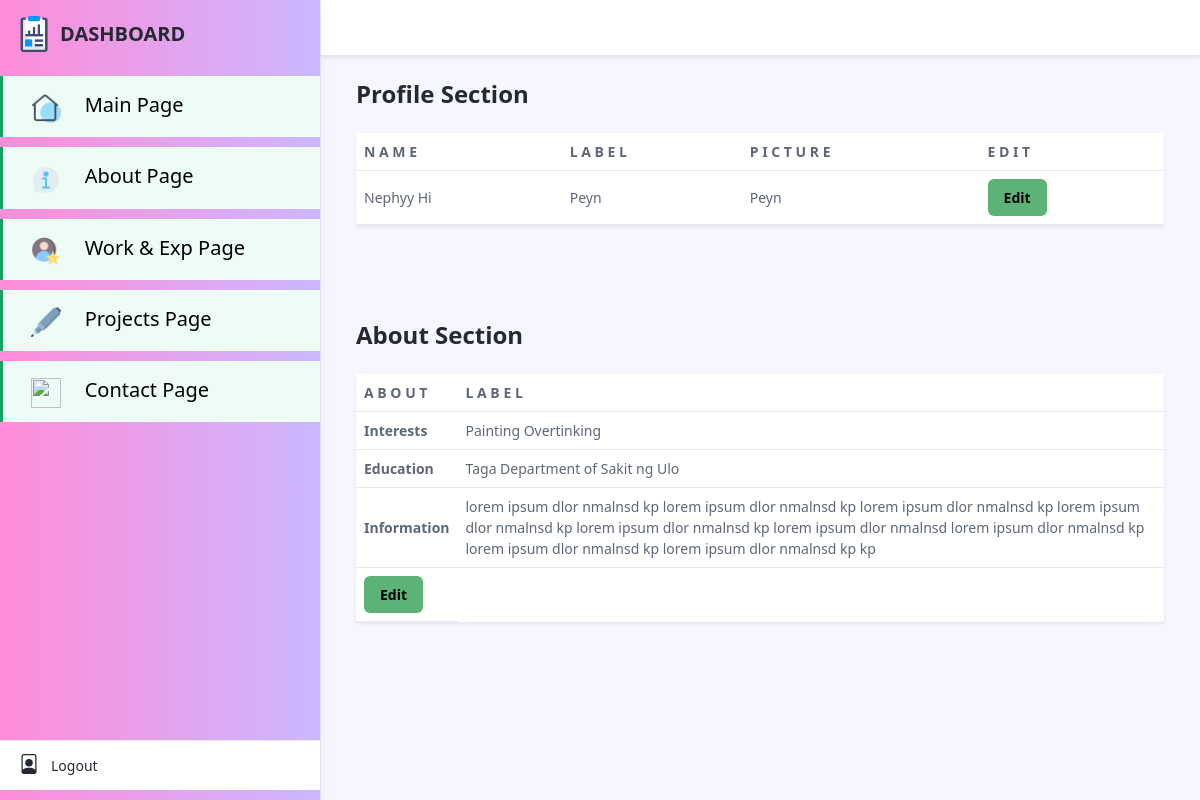
The app's page /admin/index.php with its own data.
### tables this page shows
CREATE TABLE `main_prof` (
  `id` int(11) NOT NULL,
  `name` text NOT NULL,
  `label` text NOT NULL
);

CREATE TABLE `main_ab` (
  `id` int(11) NOT NULL,
  `interests` text NOT NULL,
  `education` text NOT NULL,
  `information` text NOT NULL
);

### admin/index.php (the view, shortened to what this page needs)
<?php
include('includes/header.php');
?>
<?php
include('dbconn.php');
?>
<!DOCTYPE html>
<html lang="en">
<head>
    <link id="theme-style" rel="stylesheet" href="assets/css/portal.css">
</head>
<body class="app">
<head>
    <link id="theme-style" rel="stylesheet" href="assets/css/portal.css">
</head>
<body class="app">
	<div class="app-wrapper" style="margin-left:20rem">
	    <div class="app-content pt-3 p-md-3 p-lg-4">
		    <div class="container-xl">
			    <div class="row g-3 mb-4 align-items-center justify-content-between">
				    <div class="col-auto">
			            <h1 class="app-page-title mb-0">Profile Section</h1>
				    </div>
			    </div>
				<div class="tab-content" id="orders-table-tab-content">
			        <div class="tab-pane fade show active" id="orders-all" role="tabpanel" aria-labelledby="orders-all-tab">
					    <div class="app-card app-card-orders-table shadow-sm mb-5">
						    <div class="app-card-body">
							    <div class="table-responsive">
							        <table class="table app-table-hover mb-0 text-left">
										<thead>
											<tr>
												<th class="cell">N A M E</th>
												<th class="cell">L A B E L</th>
												<th class="cell">P I C T U R E</th>
												<th class="cell">E D I T</th>
											</tr>
										</thead>
									<tbody>
									<?php
									$query = "SELECT * from main_prof";
									$result = mysqli_query($connection, $query);
									if(!$result) {
										die ("query failed".mysqli_error());
									}
									else {
										while ($row = mysqli_fetch_assoc($result)){
									?>
											<tr>
												<td class="cell"> <?php echo $row['name'];?></td>
												<td class="cell"> <?php echo $row['label'];?></td>
												<td class="cell"> <?php echo $row['label'];?></td>
												<td><a href="updates/updatemainprof.php?id=<?php echo $row['id']; ?>" class="btn btn-success"> Edit </a> </td>
											</tr>
											<?php
									}
								}
								?>
							</tbody>
							</table>
                                </div>
                            </div>
                        </div>
                    </div>
                </div>
            </div>
        </div>
    </div>
    <div class="app-wrapper" style="margin-left:20rem;">
	    <div class="app-content pt-3 p-md-3 p-lg-4">
		    <div class="container-xl">
			    <div class="row g-3 mb-4 align-items-center justify-content-between">
				    <div class="col-auto">
			            <h1 class="app-page-title mb-0">About Section</h1>
				    </div>
			    </div>
				<div class="tab-content" id="orders-table-tab-content">
			        <div class="tab-pane fade show active" id="orders-all" role="tabpanel" aria-labelledby="orders-all-tab">
					    <div class="app-card app-card-orders-table shadow-sm mb-5">
						    <div class="app-card-body">
							    <div class="table-responsive">
							        <table class="table app-table-hover mb-0 text-left">
										<thead>
											<tr>
												<th class="cell">A B O U T</th>
												<th class="cell">L A B E L</th>
											</tr>
										</thead>
										<tbody>
											<?php
											$query = "SELECT * from main_ab";
											$result = mysqli_query($connection, $query);
											if(!$result) {
												die ("query failed".mysqli_error());
											}
											else {
												while ($row = mysqli_fetch_assoc($result)){
											?>
													<tr>
														<th class="cell"> Interests </th>
														<td class="cell"> <?php echo $row['interests'];?></td>
													</tr>
													<tr>
														<th class="cell"> Education </th>
														<td class="cell"> <?php echo $row['education'];?></td>
													</tr>
													<tr>
														<th class="cell"> Information </th>
														<td class="cell"> <?php echo $row['information'];?></td>
													</tr>
													<tr>
													<td><a href="updates/updatemainab.php?id=<?php echo $row['id']; ?>" class="btn btn-success"> Edit </a> </td>
													</tr>
													<?php
											}
											}
											?>
</tbody>
                                    </table>
                                </div>
                            </div>
                        </div>
                    </div>
                </div>
            </div>
        </div>
    </div>
</body>
</html>

### admin/includes/header.php (shortened to what this page needs)
<!DOCTYPE html>
<html lang="en">
<head>
    <link id="theme-style" rel="stylesheet" href="assets/css/portal.css">
</head>
<body>
<header class="app-header fixed-top" >
    <div id="app-sidepanel" class="app-sidepanel" style="background:linear-gradient(to right, #ff8cd9, #cbb8ff);">
        <div class="sidepanel-inner d-flex flex-column" style="background:linear-gradient(to right, #ff8cd9, #cbb8ff); width:20rem">
            <div class="app-branding" >
                <a class="app-logo" href="index.php"><img class="logo-icon me-2" src="assets/icons/dashboard.png" alt="logo"><span class="logo-text">DASHBOARD</span></a>
            </div>
            <nav id="app-nav-main" class="app-nav app-nav-main flex-grow-1"  >
                <ul class="app-menu list-unstyled accordion" id="menu-accordion">
                    <li class="nav-item"  style="margin-bottom:10px">
                        <a class="nav-link active" href="index.php">
                        <img src="assets/icons/main.png" style="width:30px; height:30px; margin-right:20px; margin-left:-20px ">
                             <span class="nav-link-text active" style='color:black; font-size: 20px'>Main Page</span>
                        </a>
                    </li>
                    <li class="nav-item" style="margin-bottom:10px">
                        <a class="nav-link active" href="aboutpg.php">
                        <img src="assets/icons/ab.png" style="width:30px; height:30px; margin-right:20px; margin-left:-20px ">
                             <span class="nav-link-text active" style='color:black; font-size: 20px'>About Page</span>
                        </a>
                    </li>
                    <li class="nav-item" style="margin-bottom:10px">
                        <a class="nav-link active" href="workpg.php">
                        <img src="assets/icons/client.png" style="width:30px; height:30px; margin-right:20px; margin-left:-20px ">
                             <span class="nav-link-text active" style='color:black; font-size: 20px'>Work & Exp Page</span>
                        </a>
                    </li>
                    <li class="nav-item" style="margin-bottom:10px">
                        <a class="nav-link active" href="projpg.php">
                        <img src="assets/icons/pen.png" style="width:30px; height:30px; margin-right:20px; margin-left:-20px ">
                             <span class="nav-link-text active" style='color:black; font-size: 20px'>Projects Page</span>
                        </a>
                    </li>
                    <li class="nav-item" style="margin-bottom:10px">
                        <a class="nav-link active" href="contpg.php">
                        <img src="assets/icons/cont.png" style="width:30px; height:30px; margin-right:20px; margin-left:-20px ">
                             <span class="nav-link-text active" style='color:black; font-size: 20px'>Contact Page</span>
                        </a>
                    </li>
                </ul>
            </nav>
            <div class="app-sidepanel-footer" style="margin-bottom:10px">
                <nav class="app-nav app-nav-footer">
                    <ul class="app-menu footer-menu list-unstyled">
                        <li class="nav-item" >
                            <a class="nav-link" href="https://themes.3rdwavemedia.com/bootstrap-templates/admin-dashboard/portal-free-bootstrap-admin-dashboard-template-for-developers/">
                                <span class="nav-icon">
                                </span>
                                <span class="nav-link-text">Logout</span>
                            </a>
                        </li>
                    </ul>
                </nav>
            </div>
        </div>
    </div>
</header>
</body>
</html>

### records on screen
main_prof: name "Nephyy Hi", label "Peyn"
main_ab: interests "Painting Overtinking", education "Taga Department of Sakit ng Ulo", information "lorem ipsum dlor nmalnsd kp lorem ipsum dlor nmalnsd kp lorem ipsum dlor nmalnsd kp lorem ipsum dlor nmalnsd kp lorem ipsum dlor nmalnsd kp lorem ipsum dlor nmalnsd lorem ipsum dlor nmalnsd kp lorem ipsum dlor nmalnsd kp lorem ipsum dlor nmalnsd kp kp"
